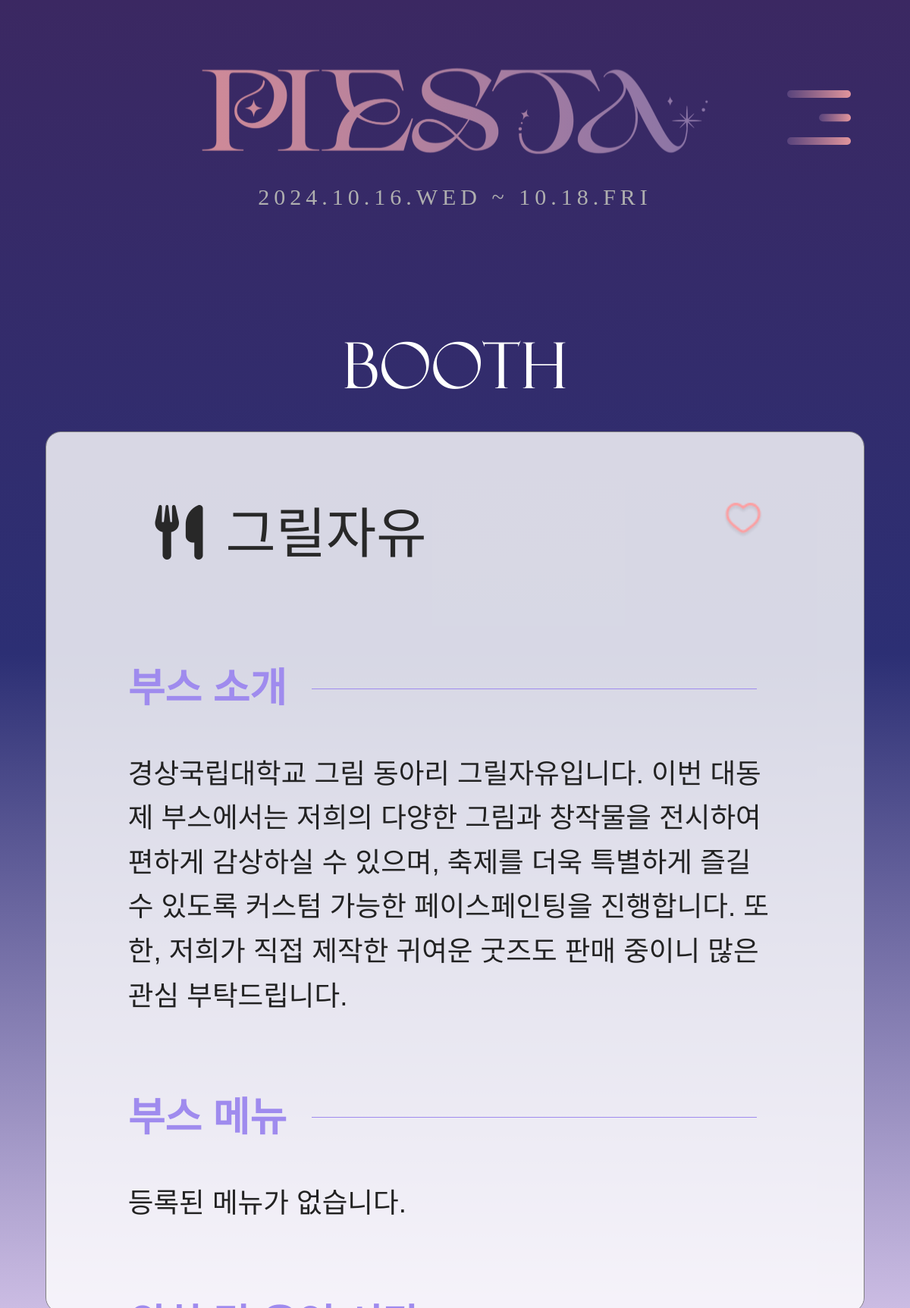
The app's page /booth/detail/그릴자유 with its own data.
### models/models.py (models this page shows)
class Booth(Base):
    __tablename__ = "booths"
    booth_id = Column(Integer, primary_key=True, autoincrement=True)
    booth_name = Column(String(100), nullable=False)
    booth_description = Column(Text, nullable=False)
    location_description = Column(String(255), nullable=False)
    operation_hours = Column(String(100), nullable=False)
    booth_category = Column(String(20), nullable=False)
    is_operating_on_16th = Column(Boolean, nullable=False, default=False)
    is_operating_on_17th = Column(Boolean, nullable=False, default=False)
    is_operating_on_18th = Column(Boolean, nullable=False, default=False)
    menus = relationship("BoothMenu", back_populates="booth")

### api/booth/booth_detail_router.py (the view)
@router.get("/booth/detail/{booth_name}", response_class=HTMLResponse, name="get_booth_detail")
async def get_booth_detail(booth_name: str, request: Request, db: Session = Depends(get_db)):
    booth = db.query(Booth).filter(Booth.booth_name == booth_name).first()
    if not booth:
        return HTMLResponse(content="부스를 찾을 수 없습니다.", status_code=404)
    return templates.TemplateResponse("booth_detail.html", {"request": request, "booth": booth})

### templates/booth/booth_detail.html (shortened to what this page needs)
<!DOCTYPE html>
<html lang="en">
<head>
    <link href="https://cdnjs.cloudflare.com/ajax/libs/font-awesome/6.0.0-beta3/css/all.min.css" rel="stylesheet">
    <link rel="stylesheet" href="{{ url_for('static', path='css/init.css') }}">
    <link
      rel="stylesheet"
      href="{{ url_for('static', path='css/booth/booth_detail.css') }}"
    />
    <link
      rel="stylesheet"
      href="{{ url_for('static', path='css/main/hamberger.css') }}"
    />
    <link
      rel="stylesheet"
      href="{{ url_for('static', path='css/main/logo.css') }}"
    />
</head>
<body>
    <div id="booth_info">
    <div>
      <div id="logoImg">
          <img src="{{ url_for('static', path='images/GNU_PIESTA_logo.svg')}}" alt="logo">
          <p class="logoDate">2024.10.16.WED ~ 10.18.FRI</p>
      </div>
  </div>
  <a class="menu-trigger" href="#">
      <span class="hambergerBread"></span>
      <span class="hambergerCenter"></span>
      <span class="hambergerBread"></span>
  </a>
    </div>
<div class="title">BOOTH</div>
<div class="content_box scrollable">
    <div>
        <div class="ff sb booth_tt">
            <div class="booth_name">
                <h3><i class="fa-solid fa-utensils"></i>{{ booth.booth_name }}</h3>
            </div>
            <div class="heart" onclick="toggleHeart()">
                <img id="heartImage" src="/static/images/heart_default.png" alt="">
            </div>
        </div>
    </div>
    <section class="booth_detail booth_desc">
        <div class="line-wrapper">
            <h4>부스 소개</h4><div class="line"></div>
        </div>
        <p>{{ booth.booth_description }}</p>
    </section>
    <section class="booth_detail booth_menu">
        <div class="line-wrapper">
            <h4>부스 메뉴</h4>
            <div class="line"></div>
        </div>
        {% for menu_item in booth.menus %}
        <div class="menu_box">
            <p>{{ menu_item.item }}</p>
            <div class="separator"></div>
            <p>{{ menu_item.price }}원</p>
        </div>
        {% else %}
        <p>등록된 메뉴가 없습니다.</p>
        {% endfor %}
    </section>
    <section class="booth_detail booth_time">
        <div class="line-wrapper">
            <h4>위치 및 운영 시간</h4><div class="line"></div>
        </div>
    </section>
</div>
</body>
</html>

### static/css/init.css (style rules this page uses)
body, div, ul, li, dl, dd, dt, ol, h1, h2, h3, h4, h5, h6, input, fieldset, legend, p, select, table, th, td, tr, textarea, button, form, figure, figcaption { margin:0; padding:0; }
a { color: inherit; text-decoration: inherit; }
body, input, textarea, select, button, table { font-family: 'Nanum Gothic', AppleSDGothicNeo-Regular,'Malgun Gothic','맑은 고딕',dotum,'돋움',sans-serif; color: #222; font-size: 13px; line-height: 1.5; }
h1, h2, h3, h4, h5, h6 { font-size: inherit; font-weight: inherit; }
* { box-sizing: border-box; }
video,img { width: 100%; }

### static/css/booth/booth_detail.css (style rules this page uses)
.title { color: white; font-family: 'Felixti'; font-size: 7vw; font-weight: 500; text-align: center; margin-top: 35vw; position: relative; }
#logoImg img { width: 100%; }
#logoImg { position: fixed; width: 60vw; top: 10%; left: 50%; transform: translate(-50%, -50%); transition: opacity 0.3s ease-in-out, visibility 0s 0.3s; }
.logoDate { text-align: center; font-family: "Pretendard-Regular"; color: #afafaf; font-size: 2.5vw; letter-spacing: 0.5vw; }
.ff { display: flex; }
.sb { justify-content: space-between; }
.booth_detail h4 { font-weight: 700; display: inline-block; padding-right: 2.8vw; color: #9F8BEE; }
.booth_name>h3 { color: #282828; padding-bottom: 1.0vw !important; }
.content_box { position: absolute; top: 33%; left: 50%; transform: translateX(-50%); width: 90vw; background-color: rgba(255, 255, 255, 0.812); border-radius: 20px; border: 1px solid gray; box-sizing: border-box; height: 70vh; overflow-y: auto !important; padding-top: 4.8vh; padding-bottom: 10vw; }
.booth_name ~ div { margin: auto 0; }
.line-wrapper { display: flex; align-items: center; padding-right: 2.8vw; margin-bottom: 2.3vw; }
.line { flex: 1; border-top: 1.5px solid #9F8BEE; }
.booth_detail p { padding-top: 1vh; font-size: 3.05vw; font-weight: 500; line-height: 1.6; }
.booth_tt { width: 80%; margin: 0 7vw 5vh auto; }
.booth_time>div { margin-bottom: 4vw; }
.fa-utensils { font-size: 6vw; display: inline-block; margin-right: 2.5vw; margin-left: 1vw; }
.booth_detail { font-size: 4.4vw; width: 80%; margin: 0 auto; margin-bottom:5.5vh; }
.booth_name { padding-bottom: 1.3vw; }
.heart img { width: 8.5vw; height: auto; padding-right: 4vw; margin-bottom: 4.8vw; }
.booth_name h3 { font-size: 6vw; }
* { margin: 0; padding: 0; }
html, body { background: linear-gradient(to bottom, #3b2862, #2c2f74, #cbbce3); overflow: hidden; height: 100%; width: 100%; }
.content_box { -webkit-overflow-scrolling: touch; overflow: scroll; }
.content_box { scrollbar-width: none; }
.content_box { -ms-overflow-style: none; }

### static/css/main/hamberger.css (style rules this page uses)
.menu-trigger { position: fixed; transform: translate(-50%, -50%); top: 9%; left: 90%; width: 7vw; height: 6vw; z-index: 1000; }
.menu-trigger span { position: absolute; left: 0; height: 0.8vw; background: linear-gradient(to left, #E2959C, #58437C); border-radius: 0.8vw; }
.hambergerCenter { width: 50%; }
.hambergerBread { width: 100%; }
.menu-trigger, .menu-trigger span { display: inline-block; transition: all 0.4s; box-sizing: border-box; }
.menu-trigger span:nth-of-type(1) { top: 0; }
.menu-trigger span:nth-of-type(2) { top: 50%; left: 100%; transform: translate(-100%, -50%); }
.menu-trigger span:nth-of-type(3) { bottom: 0; }

### static/css/main/logo.css (style rules this page uses)
#logoImg { position: fixed; top: 10%; left: 50%; transform: translate(-50%, -50%); z-index: 100; }
.logoDate { text-align: center; font-family: "Pretendard-Regular"; color: #afafaf; font-size: 2.5vw; letter-spacing: 0.5vw; }

### records on screen
Booth: booth_name "그릴자유", booth_description "경상국립대학교 그림 동아리 그릴자유입니다. 이번 대동제 부스에서는 저희의 다양한 그림과 창작물을 전시하여 편하게 감상하실 수 있으며, 축제를 더욱 특별하게 즐길 수 있도록 커스텀 가능한 페이스페인팅을 진행합니다. 또한, 저희가 직접 제작한 귀여운 굿즈도 판매 중이니 많은 관심 부탁드립니다."
